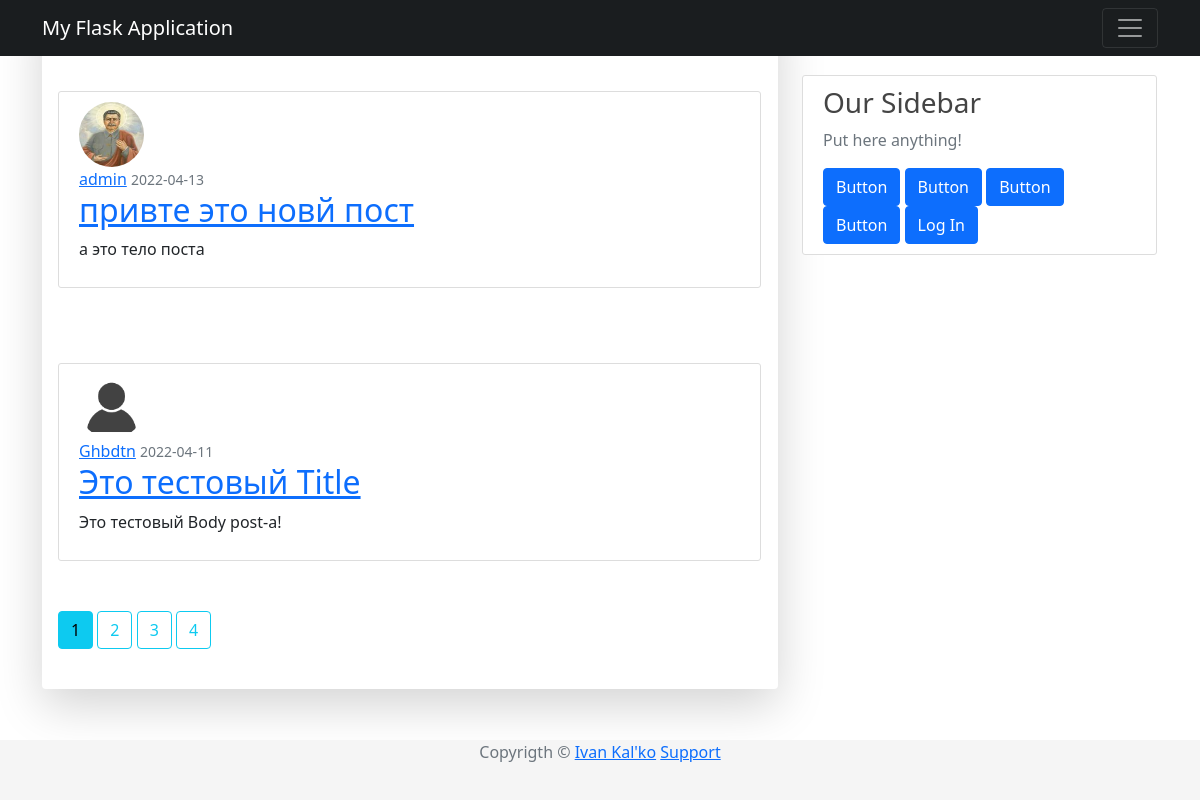
Page /home on the earlier database version.
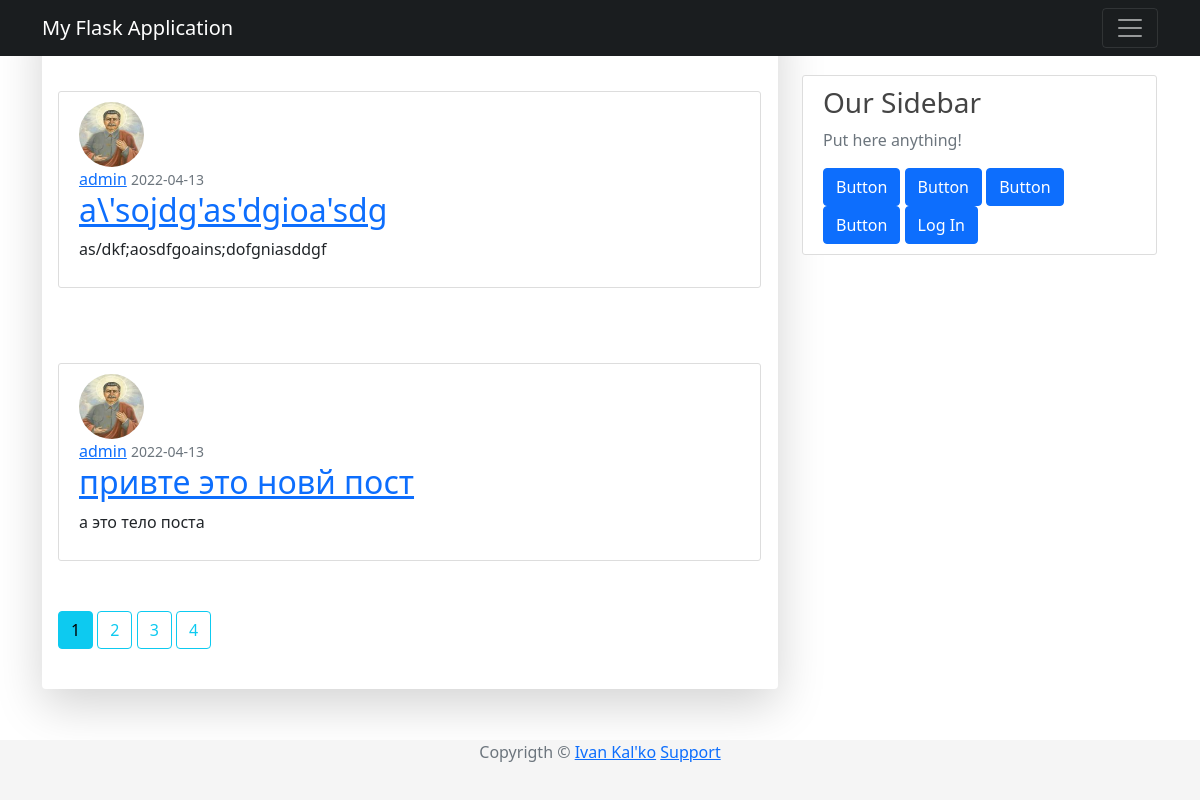
Same page on the later database version.
### app/models/post.py (models this page shows, shortened)
class Post(db.Model):
    __tablename__ = "posts"
    id = db.Column(db.Integer, primary_key=True)
    title = db.Column(db.String(100), nullable=False)
    timestamp = db.Column(db.DateTime, nullable=False, default=datetime.utcnow)
    content = db.Column(db.Text, nullable=False)
    user_id = db.Column(db.Integer, db.ForeignKey("users.id"), nullable=False)
    comment = db.relationship('Comment', backref='article', lazy=True)

### app/models/user.py (models this page shows, shortened)
class User(UserMixin, db.Model):
    __tablename__ = "users"
    id = db.Column(db.Integer, primary_key=True)
    username = db.Column(db.String(64), unique=True, nullable=False)
    password_hash = db.Column(db.String(128), nullable=False)
    email = db.Column(db.String(120), nullable=False, unique=True)
    image_file = db.Column(db.String(20), nullable=False, default="default.png")
    join_date = db.Column(db.DateTime, nullable=False, default=datetime.utcnow)
    posts = db.relationship('Post', backref='author', lazy=True)

### app/routes/post.py (the view)
@app.route("/")
@app.route("/home")
def home_page():
    page = request.args.get("page", 1, type = int)
    posts = Post.query.order_by(Post.timestamp.desc()).paginate(page=page, per_page=2)
    return render_template("homepage.html", title="Home Page", posts=posts)

### app/templates/homepage.html
{% extends "base.html" %}
{% block content %}
  {% for post in posts.items %}
    <article class="media content-section">
      <img class="rounded-circle article-img" src="{{ url_for('static', filename='images/profiles/' + post.author.image_file) }}">
      <div class="media-body">
        <div class="article-metadata">
          <a class="mr-2" href="{{ url_for('user_public', username=post.author.username )}}">{{ post.author.username }}</a>
          <small class="text-muted">{{ post.timestamp.strftime('%Y-%m-%d') }}</small>
        </div>
        <h2>
          <a class="crticle-title" href="{{url_for('post', id=post.id )}}">{{ post.title }}</a>
        </h2>
        <p class="article-content">{{ post.content }}</p>
      </div>
    </article>
  {% endfor %}
  {% for page_num in posts.iter_pages() %}
    {% if page_num %}
        {% if posts.page == page_num %}
            <a class="btn btn-info mb-4" href="{{ url_for('home_page', page=page_num )}}">{{ page_num }}</a>
        {% else %}
          <a class="btn btn-outline-info mb-4" href="{{ url_for('home_page', page=page_num )}}">{{ page_num }}</a>
        {% endif %}
    {% else %}
        ...
    {% endif %}
  {% endfor %}
{% endblock %}

### app/templates/base.html (shortened to what this page needs)
<!DOCTYPE html>
<html>
    <head>
        <link rel="stylesheet" type="text/css" href="{{ url_for('static', filename='css/base.css')}}"/>
        <link href="https://cdn.jsdelivr.net/npm/bootstrap@5.1.3/dist/css/bootstrap.min.css" rel="stylesheet">
    </head>
    <body>
        <header class="site-header">
            <nav class="navbar navbar-expend-md navbar-dark bg-steel fixed-top">
                <div class="container">
                    <a class="navbar-brand mr-4" href="/">My Flask Application</a>
                    <button class="navbar-toggler" type="button" data-toggle="collapse" data-target="#navbarToggle" aria-controls="navbarToggle" aria-expanded="false" aria-label="Toggle navigation">
                        <span class="navbar-toggler-icon"></span>
                    </button>
                </div>
            </nav>
        </header>
        <main role="main" class="container">
            <div class="row">
                <div class="col-md-8">
                    <div class="shadow-lg p-3 mb-5 bg-body rounded">
                        {% block content %}
                        {% endblock %}
                    </div>
                </div>
                <div class="col-md-4">
                    <div class="content-section">
                        <h3>Our Sidebar</h3>
                        <p class="text-muted">Put here anything!</p>
                        <div class="d-grid gap-2 d-md-block">
                            <button class="btn btn-primary" type="button">Button</button>
                            <button class="btn btn-primary" type="button">Button</button>
                            <button class="btn btn-primary" type="button">Button</button>
                            <button class="btn btn-primary" type="button">Button</button>
                            {% if current_user.is_authenticated %}
                            <a href="{{ url_for('post_new') }}"><button class="btn btn-primary" type="button">New Post</button><br></a>
                            {% else %}
                            <a href="{{ url_for('login') }}"><button class="btn btn-primary" type="button">Log In</button></a>
                            {% endif %}
                        </div>
                    </div>
                </div>
            </div>
        </main>
        <footer class="footer">
            <div class="container text-center">
                <span class="text-muted">Copyrigth &copy <a href="https://github.com/vano2149">Ivan Kal'ko</a></span>
                <span><a href="{{url_for('login')}}">Support</a></span>
            </div>
        </footer>
    </body>
</html>

### app/static/css/base.css (style rules this page uses)
body { background: #fafafa; color: #333333; margin-top: 5rem; }
h1, h2, h3, h4, h5, h6 { color : #444444; }
.bg-steel { background-color: #1a1d1f; }
.content-section { background: #ffffff; padding: 10px 20px; border: 1px solid #dddddd; border-radius: 3px; margin-right: 1px; margin-top: 75px; margin-bottom: 50px; }
.article-content { white-space: pre-line; }
.article-img { height: 65px; width: 65px; margin-right: 16px; }
.footer { position: absolute; bottom: 0; width: 100%; height: 60px; background-color: #f5f5f5; }
html * { -webkit-font-smoothing: antialiased; -moz-osx-font-smoothing: grayscale; }
button, input, optgroup, select, textarea { margin: 0; font-family: inherit; font-size: inherit; line-height: inherit; }
.row { --bs-gutter-x: 1.5rem; --bs-gutter-y: 0; display: flex; flex-wrap: wrap; margin-top: calc(var(--bs-gutter-y) * -1); margin-right: calc(var(--bs-gutter-x) / -2); margin-left: calc(var(--bs-gutter-x) / -2); }
body { color: #67748e; font-weight: 400; line-height: 1.6; background-color: #fff; }
body { margin: 0; font-family: var(--bs-font-sans-serif); font-size: 1rem; line-height: 1.5; -webkit-text-size-adjust: 100%; -webkit-tap-highlight-color: rgba(0,0,0,0); }
:root { --bs-blue: #63b3ed; --bs-indigo: #596cff; --bs-purple: #6f42c1; --bs-pink: #d63384; --bs-red: #f56565; --bs-orange: #fd7e14; --bs-yellow: #fbd38d; --bs-green: #81e6d9; --bs-teal: #20c997; --bs-cyan: #0dcaf0; --bs-gray: #6c757d; --bs-gray-dark: #343a40; --bs-primary: #cb0c9f; --bs-secondary: #8392ab; --bs-success: #82d616; --bs-info: #17c1e8; --bs-warning: #f53939; --bs-danger: #ea0606; --bs-light: #e9ecef; --bs-dark: #252f40; --bs-white: #fff; --bs-font-sans-serif: Open Sans; --bs-font-monospace: SFMono-Regular,Menlo,Monaco,Consolas,"Liberation Mono","Courier New",monospace; --bs-gradient: linear-gradient(180deg,hsla(0,0%,100%,.15),hsla(0,0%,100%,0)); }

Differences in the rows shown:
no longer on this page (row unchanged): Post: image_file (placeholder picture), author.username "Ghbdtn", timestamp "2022-04-11", title "Это тестовый Title", content "Это тестовый Body post-a!"
added Post: image_file (picture), author.username "admin", timestamp "2022-04-13", title "a\\'sojdg'as'dgioa'sdg", content "as/dkf;aosdfgoains;dofgniasddgf"
